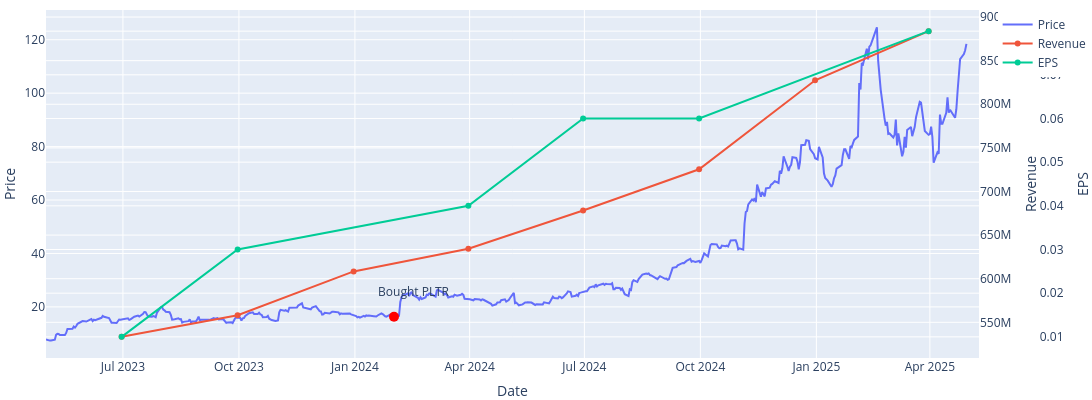

Source (notebook cell):
### Markdown cell above
## 1.4 Quarterly revenue and diluted EPS

### Code cell
fundamentals = pd.read_csv("../data/fundamentals.csv")
display(fundamentals.head())

fundamentals = fundamentals[(fundamentals["period_end"] >= start) & (fundamentals["period_end"] <= end)]
fig = px.line(PLTR, y="Close", width=1200, height=400, labels={"Close":"Price"}).update_traces(name="Price", showlegend=True)
fig.add_scatter(
    x=pd.to_datetime(fundamentals["period_end"]),
    y=fundamentals["revenue_usd"],
    mode="lines+markers", name="Revenue", yaxis="y2"
)
fig.add_scatter(
    x=pd.to_datetime(fundamentals["period_end"]),
    y=fundamentals["eps_diluted_usd"],
    mode="lines+markers", name="EPS", connectgaps=True, yaxis="y3"
)
fig.add_scatter(x=[purchase_date], y=PLTR.loc[[purchase_date], "Close"], marker=dict(color="red", size=10), showlegend=False)
fig.add_annotation( x=purchase_date, y=PLTR.loc[purchase_date, "Close"], text="Bought PLTR", showarrow=False, yshift=25, xshift=20)
fig.update_layout(
    yaxis2=dict(title="Revenue", overlaying="y", side="right"),
    yaxis3=dict(title="EPS", overlaying="y", side="right", anchor="free", autoshift=True),
    margin=dict(l=0, r=100, t=10, b=0)
).show()

### Figure 1 — Plotly figure (JSON) as saved in the notebook; plotly's stock layout.template omitted (floating-point values rounded to 4 significant figures; data arrays with more than 128 entries replaced by an {"elided": "..."} marker saying what was removed)
{"data": [{"hovertemplate": "Date=%{x}<br>Price=%{y}<extra></extra>", "legendgroup": "", "line": {"color": "#636efa", "dash": "solid"}, "marker": {"symbol": "circle"}, "mode": "lines", "name": "Price", "orientation": "v", "showlegend": true, "type": "scatter", "x": {"elided": "502 str values"}, "xaxis": "x", "y": {"elided": "502 float values"}, "yaxis": "y"}, {"mode": "lines+markers", "name": "Revenue", "type": "scatter", "x": ["2023-06-30T00:00:00", "2023-09-30T00:00:00", "2023-12-31T00:00:00", "2024-03-31T00:00:00", "2024-06-30T00:00:00", "2024-09-30T00:00:00", "2024-12-31T00:00:00", "2025-03-31T00:00:00"], "y": [533300000.0, 558200000.0, 608400000.0, 634300000.0, 678100000.0, 725500000.0, 827500000.0, 883900000.0], "yaxis": "y2"}, {"connectgaps": true, "mode": "lines+markers", "name": "EPS", "type": "scatter", "x": ["2023-06-30T00:00:00", "2023-09-30T00:00:00", "2023-12-31T00:00:00", "2024-03-31T00:00:00", "2024-06-30T00:00:00", "2024-09-30T00:00:00", "2024-12-31T00:00:00", "2025-03-31T00:00:00"], "y": [0.01, 0.03, NaN, 0.04, 0.06, 0.06, NaN, 0.08], "yaxis": "y3"}, {"marker": {"color": "red", "size": 10}, "showlegend": false, "type": "scatter", "x": ["2024-02-01"], "y": [16.33]}], "layout": {"annotations": [{"showarrow": false, "text": "Bought PLTR", "x": "2024-02-01", "xshift": 20, "y": 16.33, "yshift": 25}], "height": 400, "legend": {"tracegroupgap": 0}, "margin": {"b": 0, "l": 0, "r": 100, "t": 10}, "width": 1200, "xaxis": {"anchor": "y", "domain": [0, 1], "title": {"text": "Date"}}, "yaxis": {"anchor": "x", "domain": [0, 1], "title": {"text": "Price"}}, "yaxis2": {"overlaying": "y", "side": "right", "title": {"text": "Revenue"}}, "yaxis3": {"anchor": "free", "autoshift": true, "overlaying": "y", "side": "right", "title": {"text": "EPS"}}}}
